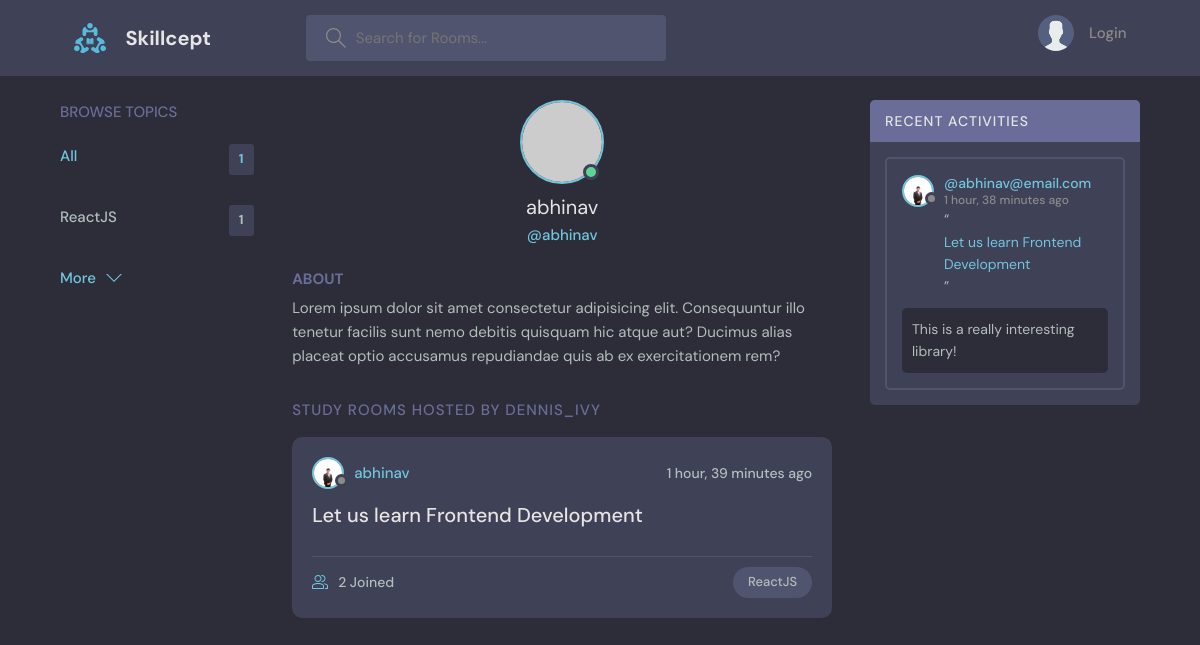
Page /profile/1/ on the committed database.
### base/models.py (models this page shows, shortened)
class Topic(models.Model):
    name = models.CharField(max_length=200)

class User(AbstractUser):
    name = models.CharField(max_length=200, null=True)
    email = models.EmailField(null=True, unique=True)
    bio = models.TextField(null=True)
    avatar = models.ImageField(null=True, default='nophoto.svg')
    USERNAME_FIELD = 'email'
    REQUIRED_FIELDS =  []

class Room(models.Model):
    host = models.ForeignKey(User, null=True, on_delete=models.SET_NULL)
    topic = models.ForeignKey(Topic, null=True, on_delete=models.SET_NULL)
    name = models.CharField(max_length=200)
    description = models.TextField(null=True, blank=True)
    participants = models.ManyToManyField(User, related_name='participants', blank=True)
    updated = models.DateTimeField(auto_now=True)
    created = models.DateTimeField(auto_now_add=True)
    class Meta:
        ordering = ['-updated', '-created']
    def __str__(self):
        return self.name

class Message(models.Model):
    user = models.ForeignKey(User, on_delete=models.CASCADE)
    room = models.ForeignKey(Room, on_delete=models.CASCADE)
    body = models.TextField()
    updated = models.DateTimeField(auto_now=True)
    created = models.DateTimeField(auto_now_add=True)
    class Meta:
        ordering = ['-updated', '-created']

### base/views.py (the view)
# urls.py: path('profile/<str:pk>/', views.userProfile, name='user-profile'),
def userProfile(request, pk):
    user = User.objects.get(id=pk)
    rooms = user.room_set.all()
    room_messages = user.message_set.all()
    topics = Topic.objects.all()
    context = {'user': user, 'rooms': rooms, 'room_messages': room_messages, 'topics': topics}
    return render(request, 'base/profile.html', context)

### base/templates/base/profile.html (shortened to what this page needs)
{% extends 'main.html' %}
{% block content %}
  <main class="profile-page layout layout--3">
    <div class="container">
      {% include 'base/topics_component.html' %}
      <div class="roomList">
        <div class="profile">
          <div class="profile__avatar">
            <div class="avatar avatar--large active">
              <img src="https://randomuser.me/api/portraits/men/11.jpg" />
            </div>
          </div>
          <div class="profile__info">
            <h3>{{user.username}}</h3>
            <p>@{{user.username}}</p>
          </div>
          <div class="profile__about">
            <h3>About</h3>
            <p>
              Lorem ipsum dolor sit amet consectetur adipisicing elit. Consequuntur illo tenetur
              facilis sunt nemo debitis quisquam hic atque aut? Ducimus alias placeat optio
              accusamus repudiandae quis ab ex exercitationem rem?
            </p>
          </div>
        </div>
        <div class="roomList__header">
          <div>
            <h2>Study Rooms Hosted by dennis_ivy</a>
            </h2>
          </div>
        </div>
        {% include 'base/feed_component.html' %}
      </div>
      {% include 'base/activity_component.html' %}
    </div>
  </main>
{% endblock %}

### templates/main.html (shortened to what this page needs)
<!DOCTYPE html>
{% load static %}
<html lang="en">
  <head>
    <link rel="stylesheet" href="{% static 'styles/style.css' %}" />
  </head>
  <body>
    {% include 'navbar.html' %}
    {% block content %}
    {% endblock %}
  </body>
</html>

### templates/navbar.html (shortened to what this page needs)
{% load static %}
<header class="header header--loggedIn">
    <div class="container">
      <a href="{% url 'home' %}" class="header__logo">
        <img src="{% static 'images/logo.svg' %}" />
        <h1>Skillcept</h1>
      </a>
      <form class="header__search" method="GET" action="{% url 'home' %}">
        <label>
          <input name='q' placeholder="Search for Rooms..." />
        </label>
      </form>
      <nav class="header__menu">
        {% if request.user.is_authenticated %}
        <div class="header__user">
          <a href="{% url 'update-user' %}">
            <div class="avatar avatar--medium active">
              <img src="{{request.user.avatar.url}}" />
            </div>
            <p>{{request.user.username}} <span>@{{request.user.username}}</span></p>
          </a>
          <button class="dropdown-button">
            <svg version="1.1" xmlns="http://www.w3.org/2000/svg" width="32" height="32" viewBox="0 0 32 32">
              <title>chevron-down</title>
              <path d="M16 21l-13-13h-3l16 16 16-16h-3l-13 13z"></path>
            </svg>
          </button>
        </div>
        {% else %}
        <a href="{% url 'login' %}">
          <img src="{% static 'images/avatar.svg' %}" />
          <p>Login</p>
        </a>
        {% endif %}
      </nav>
    </div>
  </header>

### base/templates/base/topics_component.html
<div class="topics">
  <div class="topics__header">
    <h2>Browse Topics</h2>
  </div>
  <ul class="topics__list">
    <li>
      <a href="{% url 'home' %}" class="active">All <span>{{topics.count}}</span></a>
    </li>
    {% for topic in topics %}
    <li>
      <a href="{% url 'home' %}?q={{topic.name}}">{{topic.name}}<span>{{topic.room_set.all.count}}</span></a>
    </li>
    {% endfor %}
  </ul>
  <a class="btn btn--link" href="{% url 'topics' %}">
    More
    <svg
      version="1.1"
      xmlns="http://www.w3.org/2000/svg"
      width="32"
      height="32"
      viewBox="0 0 32 32"
    >
      <title>chevron-down</title>
      <path d="M16 21l-13-13h-3l16 16 16-16h-3l-13 13z"></path>
    </svg>
  </a>
</div>

### base/templates/base/feed_component.html (shortened to what this page needs)
{% for room in rooms %}
    <div class="roomListRoom">
        <div class="roomListRoom__header">
        <a href="{% url 'user-profile' room.host.id %}" class="roomListRoom__author">
            <div class="avatar avatar--small">
            <img src="{{room.host.avatar.url}}" />
            </div>
            <span>{{room.host.username}}</span>
        </a>
        <div class="roomListRoom__actions">
            <span>{{room.created|timesince}} ago</span>
        </div>
        </div>
        <div class="roomListRoom__content">
        <a href="{% url 'room' room.id %}">{{room.name}}</a>
        </div>
        <div class="roomListRoom__meta">
        <a href="{% url 'room' room.id %}" class="roomListRoom__joined">
            {{room.participants.all.count}} Joined
        </a>
        <p class="roomListRoom__topic">{{room.topic.name}}</p>
        </div>
    </div>
{% endfor %}

### base/templates/base/activity_component.html (shortened to what this page needs)
<div class="activities">
  <div class="activities__header">
    <h2>Recent Activities</h2>
  </div>
  {% for message in room_messages %}
    <div class="activities__box">
        <div class="activities__boxHeader roomListRoom__header">
        <a href="{% url 'user-profile' message.user.id %}" class="roomListRoom__author">
            <div class="avatar avatar--small">
            <img src="{{message.user.avatar.url}}" />
            </div>
            <p>
            @{{message.user}}
            <span>{{message.created|timesince}} ago</span>
            </p>
        </a>
        </div>
        <div class="activities__boxContent">
            <p>
                “<a href="{% url 'room' message.room.id %}">{{message.room}}</a>”
            </p>
            <div class="activities__boxRoomContent">
                {{message.body}}
            </div>
        </div>
    </div>
  {% endfor %}
</div>

### rows in the picture
Topic: name "ReactJS", room_set.all.count "1"
User: username "abhinav"
Room: host.avatar (placeholder picture), host.username "abhinav", created "1 hour, 39 minutes", name "Let us learn Frontend Development", participants.all.count "2", topic.name "ReactJS"
Message: user.avatar (placeholder picture), user "abhinav@email.com", created "1 hour, 38 minutes", room "Let us learn Frontend Development", body "This is a really interesting library!"

### other values in the picture
{{ topics.count }} "1"
